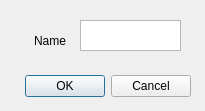
<?xml version="1.0" encoding="UTF-8"?>
<ui version="4.0">
 <class>Dialog</class>
 <widget class="QDialog" name="Dialog">
  <property name="geometry">
   <rect>
    <x>0</x>
    <y>0</y>
    <width>205</width>
    <height>111</height>
   </rect>
  </property>
  <property name="windowTitle">
   <string>Dialog</string>
  </property>
  <widget class="QDialogButtonBox" name="buttonBox">
   <property name="geometry">
    <rect>
     <x>10</x>
     <y>70</y>
     <width>181</width>
     <height>32</height>
    </rect>
   </property>
   <property name="orientation">
    <enum>Qt::Horizontal</enum>
   </property>
   <property name="standardButtons">
    <set>QDialogButtonBox::Cancel|QDialogButtonBox::Ok</set>
   </property>
  </widget>
  <widget class="QTextEdit" name="acc_name">
   <property name="geometry">
    <rect>
     <x>80</x>
     <y>20</y>
     <width>101</width>
     <height>31</height>
    </rect>
   </property>
  </widget>
  <widget class="QLabel" name="label">
   <property name="geometry">
    <rect>
     <x>0</x>
     <y>30</y>
     <width>66</width>
     <height>21</height>
    </rect>
   </property>
   <property name="text">
    <string>Name</string>
   </property>
   <property name="alignment">
    <set>Qt::AlignRight|Qt::AlignTrailing|Qt::AlignVCenter</set>
   </property>
  </widget>
 </widget>
 <resources/>
 <connections>
  <connection>
   <sender>buttonBox</sender>
   <signal>accepted()</signal>
   <receiver>Dialog</receiver>
   <slot>accept()</slot>
   <hints>
    <hint type="sourcelabel">
     <x>248</x>
     <y>254</y>
    </hint>
    <hint type="destinationlabel">
     <x>157</x>
     <y>274</y>
    </hint>
   </hints>
  </connection>
  <connection>
   <sender>buttonBox</sender>
   <signal>rejected()</signal>
   <receiver>Dialog</receiver>
   <slot>reject()</slot>
   <hints>
    <hint type="sourcelabel">
     <x>316</x>
     <y>260</y>
    </hint>
    <hint type="destinationlabel">
     <x>286</x>
     <y>274</y>
    </hint>
   </hints>
  </connection>
 </connections>
</ui>
